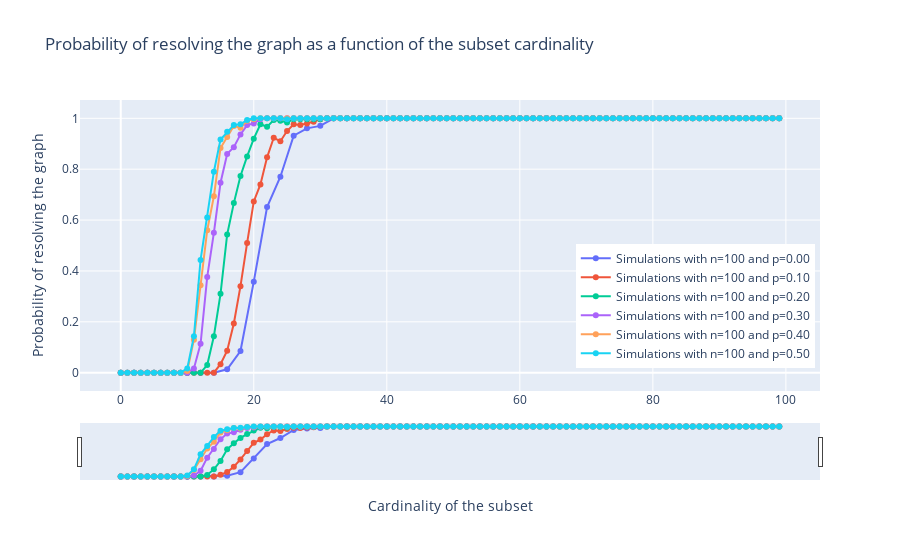

The notebook cell saved with this chart:
### Code cell
# Define the trace for the scatter plot
d = {}
for i in q_range:
    d["scatter{}".format(i)] = go.Scatter(x=list(sol_all_q[i].keys()), y=list(sol_all_q[i].values()), mode='markers+lines', name='Simulations with n={} and p={:.2f}'.format(n, float(i)))

data = [sc for sc in d.values()]

# Define the layout
layout = go.Layout(title='Probability of resolving the graph as a function of the subset cardinality', 
                   xaxis=dict(title='Cardinality of the subset', rangeslider=dict(visible=True)), 
                   yaxis=dict(title='Probability of resolving the graph'),
                   legend=dict(x=0.67, y=0.08, orientation='v'))

# Combine the traces and layout into a figure
fig = go.Figure(data=data, layout=layout)

# Show the figure
fig.show()

### Figure 1 — Plotly figure (JSON) as saved in the notebook; plotly's stock layout.template omitted (floating-point values rounded to 4 significant figures)
{"data": [{"mode": "markers+lines", "name": "Simulations with n=100 and p=0.00", "type": "scatter", "x": [0, 2, 4, 6, 8, 10, 12, 14, 16, 18, 20, 22, 24, 26, 28, 30, 32, 34, 36, 38, 40, 42, 44, 46, 48, 50, 52, 54, 56, 58, 60, 62, 64], "y": [0, 0, 0, 0, 0, 0, 0, 1.896e-05, 0.01326, 0.08518, 0.3579, 0.651, 0.7703, 0.9316, 0.9605, 0.9703, 1, 1, 1, 1, 1, 1, 1, 1, 1, 1, 1, 1, 1, 1, 1, 1, 1]}, {"mode": "markers+lines", "name": "Simulations with n=100 and p=0.10", "type": "scatter", "x": [0, 1, 2, 3, 4, 5, 6, 7, 8, 9, 10, 11, 12, 13, 14, 15, 16, 17, 18, 19, 20, 21, 22, 23, 24, 25, 26, 27, 28, 29, 30, 31, 32, 33, 34, 35, 36, 37, 38, 39, 40, 41, 42, 43, 44, 45, 46, 47, 48, 49, 50, 51, 52, 53, 54, 55, 56, 57, 58, 59, 60, 61, 62, 63, 64, 65, 66, 67, 68, 69, 70, 71, 72, 73, 74, 75, 76, 77, 78, 79, 80, 81, 82, 83, 84, 85, 86, 87, 88, 89, 90, 91, 92, 93, 94, 95, 96, 97, 98, 99], "y": [0, 0, 0, 0, 0, 0, 0, 0, 0, 0, 0, 0, 0, 0, 0, 0.03333, 0.08667, 0.1933, 0.34, 0.51, 0.6733, 0.74, 0.8467, 0.9233, 0.91, 0.95, 0.9767, 0.9733, 0.98, 0.9867, 0.9967, 1, 1, 1, 1, 1, 1, 1, 1, 1, 1, 1, 1, 1, 1, 1, 1, 1, 1, 1, 1, 1, 1, 1, 1, 1, 1, 1, 1, 1, 1, 1, 1, 1, 1, 1, 1, 1, 1, 1, 1, 1, 1, 1, 1, 1, 1, 1, 1, 1, 1, 1, 1, 1, 1, 1, 1, 1, 1, 1, 1, 1, 1, 1, 1, 1, 1, 1, 1, 1]}, {"mode": "markers+lines", "name": "Simulations with n=100 and p=0.20", "type": "scatter", "x": [0, 1, 2, 3, 4, 5, 6, 7, 8, 9, 10, 11, 12, 13, 14, 15, 16, 17, 18, 19, 20, 21, 22, 23, 24, 25, 26, 27, 28, 29, 30, 31, 32, 33, 34, 35, 36, 37, 38, 39, 40, 41, 42, 43, 44, 45, 46, 47, 48, 49, 50, 51, 52, 53, 54, 55, 56, 57, 58, 59, 60, 61, 62, 63, 64, 65, 66, 67, 68, 69, 70, 71, 72, 73, 74, 75, 76, 77, 78, 79, 80, 81, 82, 83, 84, 85, 86, 87, 88, 89, 90, 91, 92, 93, 94, 95, 96, 97, 98, 99], "y": [0, 0, 0, 0, 0, 0, 0, 0, 0, 0, 0, 0, 0, 0.03, 0.1433, 0.31, 0.5433, 0.6667, 0.7733, 0.85, 0.92, 0.9767, 0.9667, 0.9933, 0.99, 0.9833, 0.9967, 0.9967, 0.9967, 0.9967, 0.9967, 1, 1, 1, 1, 1, 1, 1, 1, 1, 1, 1, 1, 1, 1, 1, 1, 1, 1, 1, 1, 1, 1, 1, 1, 1, 1, 1, 1, 1, 1, 1, 1, 1, 1, 1, 1, 1, 1, 1, 1, 1, 1, 1, 1, 1, 1, 1, 1, 1, 1, 1, 1, 1, 1, 1, 1, 1, 1, 1, 1, 1, 1, 1, 1, 1, 1, 1, 1, 1]}, {"mode": "markers+lines", "name": "Simulations with n=100 and p=0.30", "type": "scatter", "x": [0, 1, 2, 3, 4, 5, 6, 7, 8, 9, 10, 11, 12, 13, 14, 15, 16, 17, 18, 19, 20, 21, 22, 23, 24, 25, 26, 27, 28, 29, 30, 31, 32, 33, 34, 35, 36, 37, 38, 39, 40, 41, 42, 43, 44, 45, 46, 47, 48, 49, 50, 51, 52, 53, 54, 55, 56, 57, 58, 59, 60, 61, 62, 63, 64, 65, 66, 67, 68, 69, 70, 71, 72, 73, 74, 75, 76, 77, 78, 79, 80, 81, 82, 83, 84, 85, 86, 87, 88, 89, 90, 91, 92, 93, 94, 95, 96, 97, 98, 99], "y": [0, 0, 0, 0, 0, 0, 0, 0, 0, 0, 0, 0.01667, 0.1133, 0.3767, 0.55, 0.7467, 0.86, 0.8867, 0.9367, 0.9733, 0.98, 0.9967, 1, 1, 1, 1, 1, 1, 1, 1, 1, 1, 1, 1, 1, 1, 1, 1, 1, 1, 1, 1, 1, 1, 1, 1, 1, 1, 1, 1, 1, 1, 1, 1, 1, 1, 1, 1, 1, 1, 1, 1, 1, 1, 1, 1, 1, 1, 1, 1, 1, 1, 1, 1, 1, 1, 1, 1, 1, 1, 1, 1, 1, 1, 1, 1, 1, 1, 1, 1, 1, 1, 1, 1, 1, 1, 1, 1, 1, 1]}, {"mode": "markers+lines", "name": "Simulations with n=100 and p=0.40", "type": "scatter", "x": [0, 1, 2, 3, 4, 5, 6, 7, 8, 9, 10, 11, 12, 13, 14, 15, 16, 17, 18, 19, 20, 21, 22, 23, 24, 25, 26, 27, 28, 29, 30, 31, 32, 33, 34, 35, 36, 37, 38, 39, 40, 41, 42, 43, 44, 45, 46, 47, 48, 49, 50, 51, 52, 53, 54, 55, 56, 57, 58, 59, 60, 61, 62, 63, 64, 65, 66, 67, 68, 69, 70, 71, 72, 73, 74, 75, 76, 77, 78, 79, 80, 81, 82, 83, 84, 85, 86, 87, 88, 89, 90, 91, 92, 93, 94, 95, 96, 97, 98, 99], "y": [0, 0, 0, 0, 0, 0, 0, 0, 0, 0, 0.006667, 0.13, 0.3433, 0.56, 0.6933, 0.8833, 0.9267, 0.97, 0.9633, 0.99, 0.9967, 1, 1, 1, 1, 1, 1, 1, 1, 1, 1, 1, 1, 1, 1, 1, 1, 1, 1, 1, 1, 1, 1, 1, 1, 1, 1, 1, 1, 1, 1, 1, 1, 1, 1, 1, 1, 1, 1, 1, 1, 1, 1, 1, 1, 1, 1, 1, 1, 1, 1, 1, 1, 1, 1, 1, 1, 1, 1, 1, 1, 1, 1, 1, 1, 1, 1, 1, 1, 1, 1, 1, 1, 1, 1, 1, 1, 1, 1, 1]}, {"mode": "markers+lines", "name": "Simulations with n=100 and p=0.50", "type": "scatter", "x": [0, 1, 2, 3, 4, 5, 6, 7, 8, 9, 10, 11, 12, 13, 14, 15, 16, 17, 18, 19, 20, 21, 22, 23, 24, 25, 26, 27, 28, 29, 30, 31, 32, 33, 34, 35, 36, 37, 38, 39, 40, 41, 42, 43, 44, 45, 46, 47, 48, 49, 50, 51, 52, 53, 54, 55, 56, 57, 58, 59, 60, 61, 62, 63, 64, 65, 66, 67, 68, 69, 70, 71, 72, 73, 74, 75, 76, 77, 78, 79, 80, 81, 82, 83, 84, 85, 86, 87, 88, 89, 90, 91, 92, 93, 94, 95, 96, 97, 98, 99], "y": [0, 0, 0, 0, 0, 0, 0, 0, 0, 0, 0.01667, 0.1433, 0.4433, 0.61, 0.79, 0.9167, 0.9467, 0.9733, 0.9767, 0.9933, 1, 1, 1, 1, 1, 0.9967, 1, 1, 1, 1, 1, 1, 1, 1, 1, 1, 1, 1, 1, 1, 1, 1, 1, 1, 1, 1, 1, 1, 1, 1, 1, 1, 1, 1, 1, 1, 1, 1, 1, 1, 1, 1, 1, 1, 1, 1, 1, 1, 1, 1, 1, 1, 1, 1, 1, 1, 1, 1, 1, 1, 1, 1, 1, 1, 1, 1, 1, 1, 1, 1, 1, 1, 1, 1, 1, 1, 1, 1, 1, 1]}], "layout": {"legend": {"orientation": "v", "x": 0.67, "y": 0.08}, "title": {"text": "Probability of resolving the graph as a function of the subset cardinality"}, "xaxis": {"rangeslider": {"visible": true}, "title": {"text": "Cardinality of the subset"}}, "yaxis": {"title": {"text": "Probability of resolving the graph"}}}}
